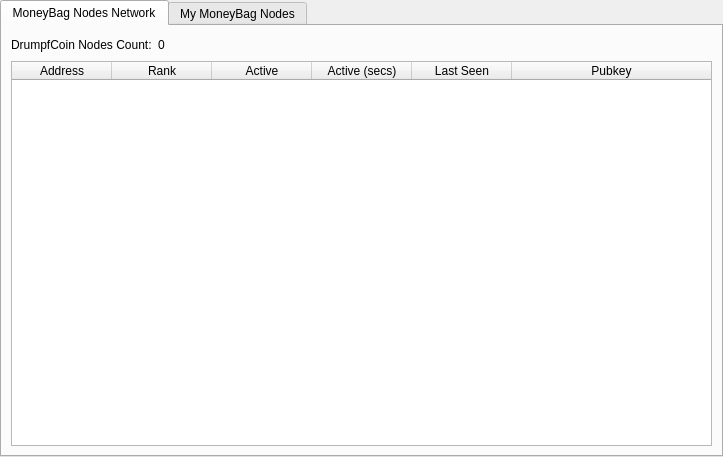
<?xml version="1.0" encoding="UTF-8"?>
<ui version="4.0">
 <class>MasternodeManager</class>
 <widget class="QWidget" name="MasternodeManager">
  <property name="geometry">
   <rect>
    <x>0</x>
    <y>0</y>
    <width>723</width>
    <height>457</height>
   </rect>
  </property>
  <property name="windowTitle">
   <string>Form</string>
  </property>
  <layout class="QVBoxLayout" name="topLayout">
   <property name="leftMargin">
    <number>0</number>
   </property>
   <property name="topMargin">
    <number>0</number>
   </property>
   <property name="rightMargin">
    <number>0</number>
   </property>
   <property name="bottomMargin">
    <number>0</number>
   </property>
   <item>
    <layout class="QVBoxLayout" name="verticalLayout">
     <property name="bottomMargin">
      <number>0</number>
     </property>
     <item>
      <widget class="QTabWidget" name="tabWidget">
       <property name="currentIndex">
        <number>0</number>
       </property>
       <widget class="QWidget" name="tab">
        <attribute name="title">
         <string>MoneyBag Nodes Network</string>
        </attribute>
        <layout class="QGridLayout" name="gridLayout">
         <item row="1" column="0">
          <widget class="QTableWidget" name="tableWidget">
           <property name="editTriggers">
            <set>QAbstractItemView::NoEditTriggers</set>
           </property>
           <property name="alternatingRowColors">
            <bool>true</bool>
           </property>
           <property name="selectionBehavior">
            <enum>QAbstractItemView::SelectRows</enum>
           </property>
           <attribute name="horizontalHeaderStretchLastSection">
            <bool>true</bool>
           </attribute>
           <column>
            <property name="text">
             <string>Address</string>
            </property>
           </column>
           <column>
            <property name="text">
             <string>Rank</string>
            </property>
           </column>
           <column>
            <property name="text">
             <string>Active</string>
            </property>
           </column>
           <column>
            <property name="text">
             <string>Active (secs)</string>
            </property>
           </column>
           <column>
            <property name="text">
             <string>Last Seen</string>
            </property>
           </column>
           <column>
            <property name="text">
             <string>Pubkey</string>
            </property>
           </column>
          </widget>
         </item>
         <item row="0" column="0">
          <layout class="QHBoxLayout" name="horizontalLayout_3">
           <property name="bottomMargin">
            <number>0</number>
           </property>
           <item>
            <widget class="QLabel" name="label_2">
             <property name="text">
              <string>DrumpfCoin Nodes Count:</string>
             </property>
            </widget>
           </item>
           <item>
            <widget class="QLabel" name="countLabel">
             <property name="text">
              <string>0</string>
             </property>
            </widget>
           </item>
           <item>
            <spacer name="horizontalSpacer_3">
             <property name="orientation">
              <enum>Qt::Horizontal</enum>
             </property>
             <property name="sizeHint" stdset="0">
              <size>
               <width>40</width>
               <height>20</height>
              </size>
             </property>
            </spacer>
           </item>
          </layout>
         </item>
        </layout>
       </widget>
       <widget class="QWidget" name="tab_2">
        <attribute name="title">
         <string>My MoneyBag Nodes</string>
        </attribute>
        <layout class="QGridLayout" name="gridLayout_2">
         <item row="0" column="0">
          <layout class="QVBoxLayout" name="verticalLayout_2">
           <property name="bottomMargin">
            <number>0</number>
           </property>
           <item>
            <layout class="QHBoxLayout" name="horizontalLayout">
             <item>
              <widget class="QPushButton" name="createButton">
               <property name="text">
                <string>&amp;Create...</string>
               </property>
              </widget>
             </item>
             <item>
              <widget class="QPushButton" name="copyAddressButton">
               <property name="text">
                <string>Copy &amp;Address</string>
               </property>
              </widget>
             </item>
             <item>
              <spacer name="horizontalSpacer">
               <property name="orientation">
                <enum>Qt::Horizontal</enum>
               </property>
               <property name="sizeHint" stdset="0">
                <size>
                 <width>40</width>
                 <height>20</height>
                </size>
               </property>
              </spacer>
             </item>
            </layout>
           </item>
           <item>
            <widget class="QTableWidget" name="tableWidget_2">
             <property name="editTriggers">
              <set>QAbstractItemView::NoEditTriggers</set>
             </property>
             <property name="alternatingRowColors">
              <bool>true</bool>
             </property>
             <property name="selectionMode">
              <enum>QAbstractItemView::SingleSelection</enum>
             </property>
             <property name="selectionBehavior">
              <enum>QAbstractItemView::SelectRows</enum>
             </property>
             <attribute name="horizontalHeaderStretchLastSection">
              <bool>true</bool>
             </attribute>
             <column>
              <property name="text">
               <string>Alias</string>
              </property>
             </column>
             <column>
              <property name="text">
               <string>IP/Onion</string>
              </property>
             </column>
             <column>
              <property name="text">
               <string>Status</string>
              </property>
             </column>
             <column>
              <property name="text">
               <string>Collateral Address</string>
              </property>
             </column>
            </widget>
           </item>
           <item>
            <layout class="QHBoxLayout" name="horizontalLayout_2">
             <property name="bottomMargin">
              <number>0</number>
             </property>
             <item>
              <widget class="QPushButton" name="editButton">
               <property name="text">
                <string>&amp;Edit</string>
               </property>
              </widget>
             </item>
             <item>
              <widget class="QPushButton" name="getConfigButton">
               <property name="text">
                <string>&amp;Get Config</string>
               </property>
              </widget>
             </item>
             <item>
              <widget class="QPushButton" name="removeButton">
               <property name="text">
                <string>&amp;Remove</string>
               </property>
              </widget>
             </item>
             <item>
              <spacer name="horizontalSpacer_2">
               <property name="orientation">
                <enum>Qt::Horizontal</enum>
               </property>
               <property name="sizeHint" stdset="0">
                <size>
                 <width>40</width>
                 <height>20</height>
                </size>
               </property>
              </spacer>
             </item>
            </layout>
           </item>
           <item>
            <layout class="QHBoxLayout" name="horizontalLayout_4">
             <property name="bottomMargin">
              <number>0</number>
             </property>
             <item>
              <widget class="QPushButton" name="startButton">
               <property name="text">
                <string>&amp;Start</string>
               </property>
              </widget>
             </item>
             <item>
              <widget class="QPushButton" name="stopButton">
               <property name="text">
                <string>Sto&amp;p</string>
               </property>
              </widget>
             </item>
             <item>
              <spacer name="horizontalSpacer_4">
               <property name="orientation">
                <enum>Qt::Horizontal</enum>
               </property>
               <property name="sizeHint" stdset="0">
                <size>
                 <width>40</width>
                 <height>20</height>
                </size>
               </property>
              </spacer>
             </item>
            </layout>
           </item>
           <item>
            <layout class="QHBoxLayout" name="horizontalLayout_5">
             <property name="bottomMargin">
              <number>0</number>
             </property>
             <item>
              <widget class="QPushButton" name="startAllButton">
               <property name="text">
                <string>S&amp;tart All</string>
               </property>
              </widget>
             </item>
             <item>
              <widget class="QPushButton" name="stopAllButton">
               <property name="text">
                <string>St&amp;op All</string>
               </property>
              </widget>
             </item>
             <item>
              <spacer name="horizontalSpacer_5">
               <property name="orientation">
                <enum>Qt::Horizontal</enum>
               </property>
               <property name="sizeHint" stdset="0">
                <size>
                 <width>40</width>
                 <height>20</height>
                </size>
               </property>
              </spacer>
             </item>
            </layout>
           </item>
          </layout>
         </item>
        </layout>
       </widget>
      </widget>
     </item>
    </layout>
   </item>
  </layout>
 </widget>
 <resources/>
 <connections/>
</ui>
